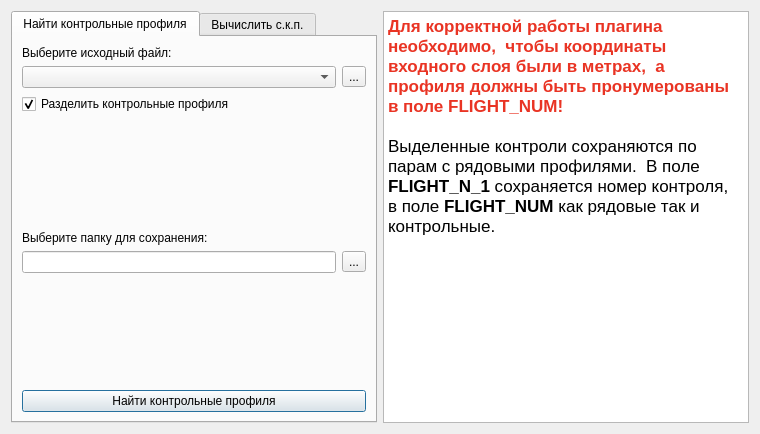
<?xml version="1.0" encoding="UTF-8"?>
<ui version="4.0">
 <class>Dialog</class>
 <widget class="QDialog" name="Dialog">
  <property name="geometry">
   <rect>
    <x>0</x>
    <y>0</y>
    <width>760</width>
    <height>434</height>
   </rect>
  </property>
  <property name="windowTitle">
   <string>Dialog</string>
  </property>
  <layout class="QHBoxLayout" name="horizontalLayout">
   <item>
    <widget class="QTabWidget" name="tabWidget">
     <property name="enabled">
      <bool>true</bool>
     </property>
     <property name="currentIndex">
      <number>0</number>
     </property>
     <widget class="QWidget" name="tab">
      <attribute name="title">
       <string>Найти контрольные профиля</string>
      </attribute>
      <layout class="QVBoxLayout" name="verticalLayout_2">
       <item>
        <widget class="QLabel" name="label">
         <property name="text">
          <string>Выберите исходный файл:</string>
         </property>
        </widget>
       </item>
       <item>
        <layout class="QHBoxLayout" name="horizontalLayout_6">
         <item>
          <widget class="QComboBox" name="cp_input"/>
         </item>
         <item>
          <widget class="QToolButton" name="cp_reload">
           <property name="text">
            <string>...</string>
           </property>
          </widget>
         </item>
        </layout>
       </item>
       <item>
        <widget class="QCheckBox" name="cp_selectControls">
         <property name="text">
          <string>Разделить контрольные профиля</string>
         </property>
         <property name="checked">
          <bool>true</bool>
         </property>
        </widget>
       </item>
       <item>
        <spacer name="verticalSpacer_3">
         <property name="orientation">
          <enum>Qt::Vertical</enum>
         </property>
         <property name="sizeHint" stdset="0">
          <size>
           <width>20</width>
           <height>40</height>
          </size>
         </property>
        </spacer>
       </item>
       <item>
        <widget class="QLabel" name="label_2">
         <property name="text">
          <string>Выберите папку для сохранения:</string>
         </property>
        </widget>
       </item>
       <item>
        <layout class="QHBoxLayout" name="horizontalLayout_3">
         <item>
          <widget class="QLineEdit" name="cp_output"/>
         </item>
         <item>
          <widget class="QToolButton" name="cp_outputBut">
           <property name="text">
            <string>...</string>
           </property>
          </widget>
         </item>
        </layout>
       </item>
       <item>
        <spacer name="verticalSpacer_4">
         <property name="orientation">
          <enum>Qt::Vertical</enum>
         </property>
         <property name="sizeHint" stdset="0">
          <size>
           <width>20</width>
           <height>40</height>
          </size>
         </property>
        </spacer>
       </item>
       <item>
        <widget class="QPushButton" name="cp_resBut">
         <property name="text">
          <string>Найти контрольные профиля</string>
         </property>
        </widget>
       </item>
      </layout>
     </widget>
     <widget class="QWidget" name="tab_2">
      <attribute name="title">
       <string>Вычислить с.к.п.</string>
      </attribute>
      <layout class="QVBoxLayout" name="verticalLayout">
       <item>
        <layout class="QHBoxLayout" name="horizontalLayout_4">
         <item>
          <widget class="QLabel" name="label_4">
           <property name="text">
            <string>Выберите пару рядового и контрольного профилей:</string>
           </property>
          </widget>
         </item>
         <item>
          <widget class="QToolButton" name="rm_reload_1">
           <property name="text">
            <string>...</string>
           </property>
          </widget>
         </item>
        </layout>
       </item>
       <item>
        <widget class="QListWidget" name="rm_lw_input"/>
       </item>
       <item>
        <layout class="QHBoxLayout" name="horizontalLayout_8">
         <item>
          <widget class="QLabel" name="label_5">
           <property name="text">
            <string>Столбец физ.  данных:</string>
           </property>
          </widget>
         </item>
         <item>
          <spacer name="horizontalSpacer_3">
           <property name="orientation">
            <enum>Qt::Horizontal</enum>
           </property>
           <property name="sizeHint" stdset="0">
            <size>
             <width>40</width>
             <height>20</height>
            </size>
           </property>
          </spacer>
         </item>
         <item>
          <widget class="QComboBox" name="rm_fields"/>
         </item>
         <item>
          <widget class="QToolButton" name="rm_reload_2">
           <property name="enabled">
            <bool>true</bool>
           </property>
           <property name="text">
            <string/>
           </property>
           <property name="icon">
            <iconset>
             <normaloff>icon_reload.png</normaloff>icon_reload.png</iconset>
           </property>
          </widget>
         </item>
        </layout>
       </item>
       <item>
        <spacer name="verticalSpacer">
         <property name="orientation">
          <enum>Qt::Vertical</enum>
         </property>
         <property name="sizeHint" stdset="0">
          <size>
           <width>20</width>
           <height>40</height>
          </size>
         </property>
        </spacer>
       </item>
       <item>
        <widget class="QLabel" name="label_3">
         <property name="text">
          <string>Выберите папку для сохранения:</string>
         </property>
        </widget>
       </item>
       <item>
        <layout class="QHBoxLayout" name="horizontalLayout_2">
         <item>
          <widget class="QLineEdit" name="rm_output"/>
         </item>
         <item>
          <widget class="QToolButton" name="rm_outputBut">
           <property name="text">
            <string>...</string>
           </property>
          </widget>
         </item>
        </layout>
       </item>
       <item>
        <layout class="QHBoxLayout" name="horizontalLayout_7">
         <item>
          <widget class="QRadioButton" name="rb_txt">
           <property name="text">
            <string>.txt</string>
           </property>
           <property name="checked">
            <bool>false</bool>
           </property>
          </widget>
         </item>
         <item>
          <widget class="QRadioButton" name="rb_shp">
           <property name="text">
            <string>.shp</string>
           </property>
           <property name="checked">
            <bool>true</bool>
           </property>
          </widget>
         </item>
        </layout>
       </item>
       <item>
        <spacer name="verticalSpacer_2">
         <property name="orientation">
          <enum>Qt::Vertical</enum>
         </property>
         <property name="sizeHint" stdset="0">
          <size>
           <width>20</width>
           <height>40</height>
          </size>
         </property>
        </spacer>
       </item>
       <item>
        <widget class="QPushButton" name="rm_resBut">
         <property name="text">
          <string>Вычислить с.к.п.</string>
         </property>
        </widget>
       </item>
      </layout>
     </widget>
    </widget>
   </item>
   <item>
    <widget class="QTextEdit" name="textEdit">
     <property name="enabled">
      <bool>true</bool>
     </property>
     <property name="readOnly">
      <bool>true</bool>
     </property>
     <property name="html">
      <string>&lt;!DOCTYPE HTML PUBLIC &quot;-//W3C//DTD HTML 4.0//EN&quot; &quot;http://www.w3.org/TR/REC-html40/strict.dtd&quot;&gt;
&lt;html&gt;&lt;head&gt;&lt;meta name=&quot;qrichtext&quot; content=&quot;1&quot; /&gt;&lt;style type=&quot;text/css&quot;&gt;
p, li { white-space: pre-wrap; }
&lt;/style&gt;&lt;/head&gt;&lt;body style=&quot; font-family:'.AppleSystemUIFont'; font-size:13pt; font-weight:400; font-style:normal;&quot;&gt;
&lt;p style=&quot; margin-top:0px; margin-bottom:0px; margin-left:0px; margin-right:0px; -qt-block-indent:0; text-indent:0px;&quot;&gt;&lt;span style=&quot; font-weight:600; color:#e93424;&quot;&gt;Для корректной работы плагина необходимо,  чтобы координаты входного слоя были в метрах,  а профиля должны быть пронумерованы в поле FLIGHT_NUM!&lt;/span&gt;&lt;/p&gt;
&lt;p style=&quot;-qt-paragraph-type:empty; margin-top:0px; margin-bottom:0px; margin-left:0px; margin-right:0px; -qt-block-indent:0; text-indent:0px; font-weight:600; color:#e93424;&quot;&gt;&lt;br /&gt;&lt;/p&gt;
&lt;p style=&quot; margin-top:0px; margin-bottom:0px; margin-left:0px; margin-right:0px; -qt-block-indent:0; text-indent:0px;&quot;&gt;&lt;span style=&quot; color:#000000;&quot;&gt;Выделенные контроли сохраняются по парам с рядовыми профилями.  В поле &lt;/span&gt;&lt;span style=&quot; font-weight:600; color:#000000;&quot;&gt;FLIGHT_N_1&lt;/span&gt;&lt;span style=&quot; color:#000000;&quot;&gt; сохраняется номер контроля,  в поле &lt;/span&gt;&lt;span style=&quot; font-weight:600; color:#000000;&quot;&gt;FLIGHT_NUM&lt;/span&gt;&lt;span style=&quot; color:#000000;&quot;&gt; как рядовые так и контрольные.  &lt;/span&gt;&lt;/p&gt;&lt;/body&gt;&lt;/html&gt;</string>
     </property>
     <property name="acceptRichText">
      <bool>false</bool>
     </property>
    </widget>
   </item>
  </layout>
 </widget>
 <resources/>
 <connections/>
</ui>
